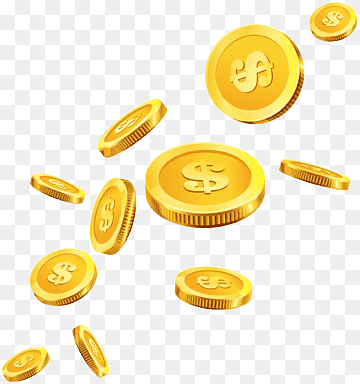
%> input picture 1.png, 360 x 384 px
$ octave problem8.m   (GNU Octave 9; MATLAB toolbox functions it lacks are replaced by stand-ins)
%> lines starting %> are read from the running program, lines starting %| are printed output that depends on the picture; in (x1, y1, x2, y2) boxes, pixels count from 0 and x2, y2 are one past the last pixel; in counts of white or black regions, pixels touching at a corner belong together; the program's own positions count from 1

%Write a MATLAB/Python program to read coins.png, leveling all coins and display area
%of all coins.
% Read the image
clc;
close all;
clear all;

image = imread('1.png');
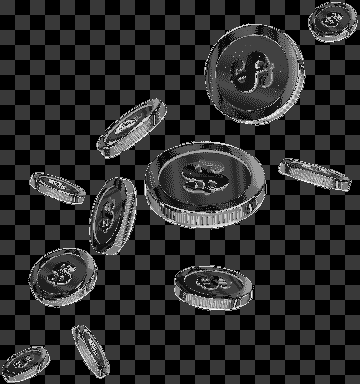
%> image: size 384x360 uint8; min 0, max 31, mean 5.4; drawn with min black and max white

% Apply Otsu's thresholding to segment the coins
threshold = graythresh(image);
%> threshold = 0.0431
binaryImage = imbinarize(image, threshold);
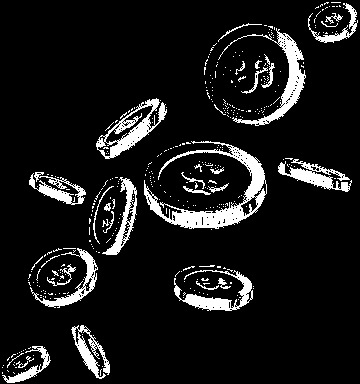
%> binaryImage: size 384x360 logical; 9.6% white; 384 white regions (348 under 20 px), largest, box (x1, y1, x2, y2) and area: (144, 141, 267, 229) 2672, (218, 28, 306, 126) 1459, (96, 98, 167, 159) 1265

% Label connected components
labeledImage = bwlabel(binaryImage);
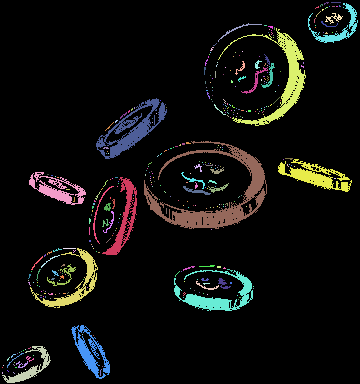
%> labeledImage: size 384x360 double; 385 distinct labels, from 0 to 384; one colour per label, 0 black

% Measure properties of coins
properties = regionprops(labeledImage, 'Area');
%> properties = 384 regions; largest, Area: 2672, 1459, 1265, 1006, 909

% Display results
fprintf('Total number of coins: %d\n', numel(properties));
%| Total number of coins: 384
for i = 1:numel(properties)
    fprintf('Coin %d:\n', i);
    fprintf('   Area: %.2f pixels\n', properties(i).Area);
end
%> this loop made 384 passes
%> (printed output is left out)

% Display the labeled image
imshow(label2rgb(labeledImage));
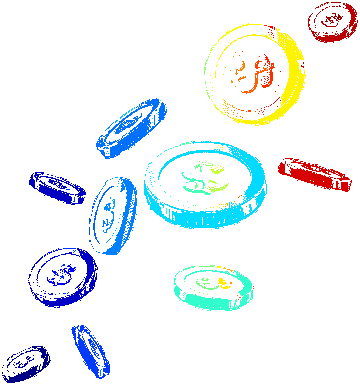
%> displayed picture: size 384x360x3, on the screen's scale of 0 to 255; mean R, G, B 237.4, 243.1, 246.4
title('Segmented Coins');

$ run again, with 2.png copied over 1.png
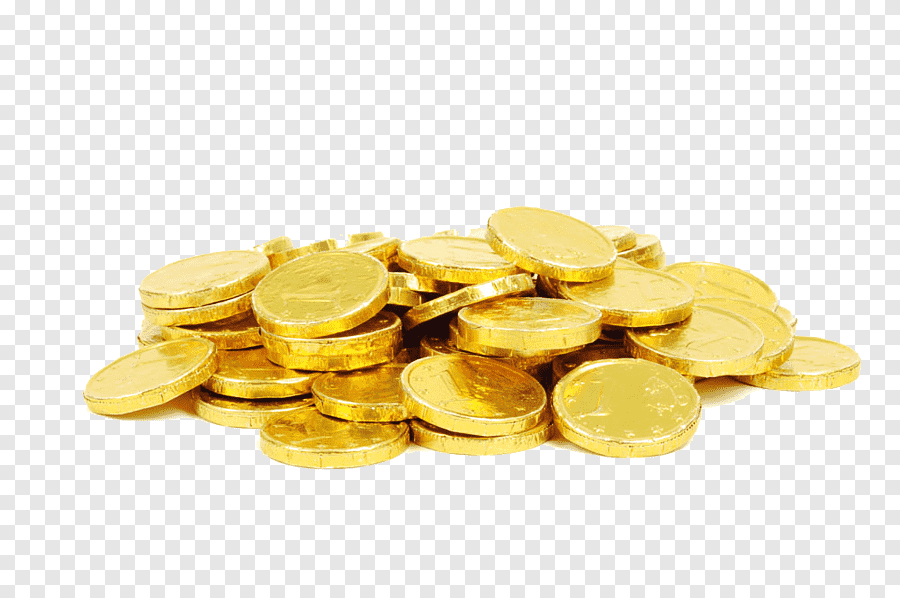
%> input picture 2.png, 900 x 598 px
%> threshold = 0.0549
%> binaryImage: size 598x900 logical; 12% white; 1520 white regions (1468 under 20 px), largest, box (x1, y1, x2, y2) and area: (86, 211, 861, 460) 57873, (82, 376, 157, 404) 236, (307, 238, 344, 254) 191
%> `labeledImage = bwlabel(binaryImage);`:
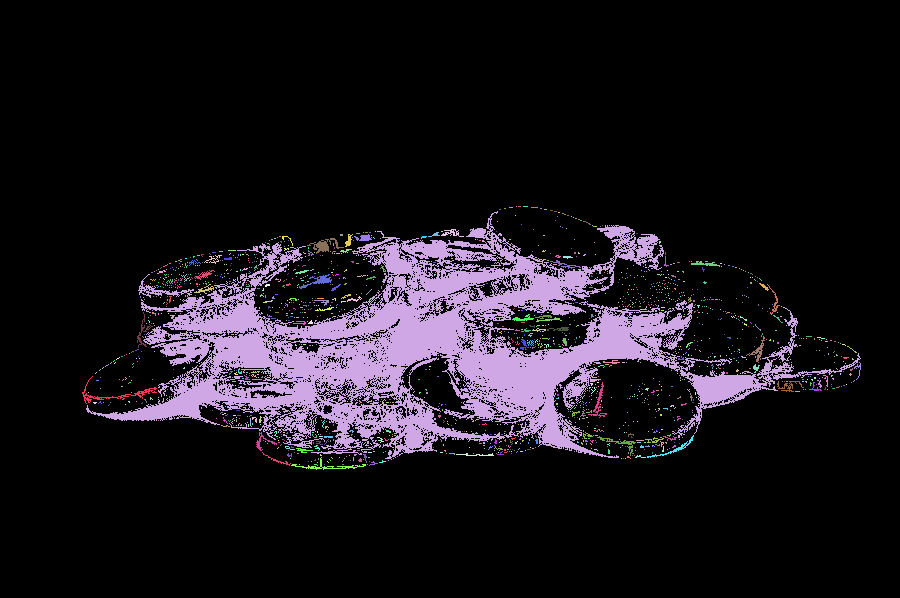
%> labeledImage: size 598x900 double; 1521 distinct labels, from 0 to 1520; one colour per label, 0 black
%> properties = 1520 regions; largest, Area: 57873, 236, 191, 167, 146
%| Total number of coins: 1520
%> the loop `for i = 1:numel(properties)` made 1520 passes
%| Coin 1:
%|    Area: 236.00 pixels
%| Coin 2:
%|    Area: 57873.00 pixels
%| Coin 3:
%|    Area: 1.00 pixels
%> (further printed lines are left out)
%> `imshow(label2rgb(labeledImage));`:
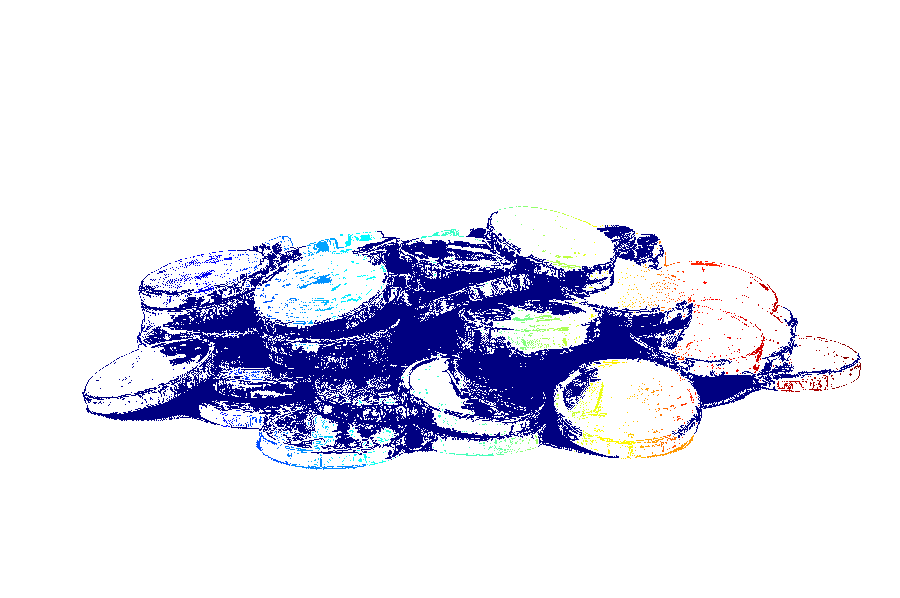
%> displayed picture: size 598x900x3, on the screen's scale of 0 to 255; mean R, G, B 225.7, 226.1, 240

$ run again, with rice.png copied over 1.png
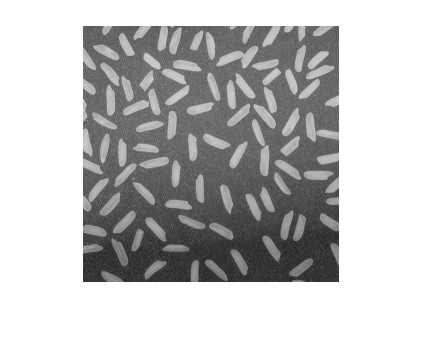
%> input picture rice.png, 422 x 339 px
%> threshold = 0.192
%> binaryImage: size 339x422 logical; 20% white; 1207 white regions (1140 under 20 px), largest, box (x1, y1, x2, y2) and area: (83, 119, 339, 282) 15417, (160, 59, 202, 110) 658, (288, 234, 339, 280) 623
%> `labeledImage = bwlabel(binaryImage);`:
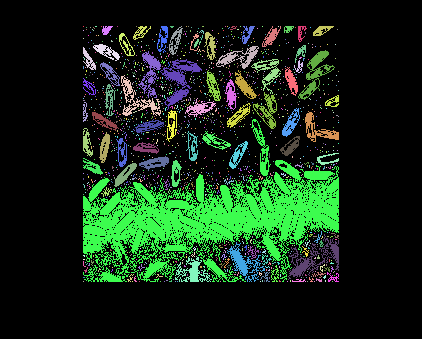
%> labeledImage: size 339x422 double; 1208 distinct labels, from 0 to 1207; one colour per label, 0 black
%> properties = 1207 regions; largest, Area: 15417, 658, 623, 505, 436
%| Total number of coins: 1207
%> the loop `for i = 1:numel(properties)` made 1207 passes
%| Coin 1:
%|    Area: 1.00 pixels
%| Coin 2:
%|    Area: 1.00 pixels
%| Coin 3:
%|    Area: 1.00 pixels
%> (further printed lines are left out)
%> `imshow(label2rgb(labeledImage));`:
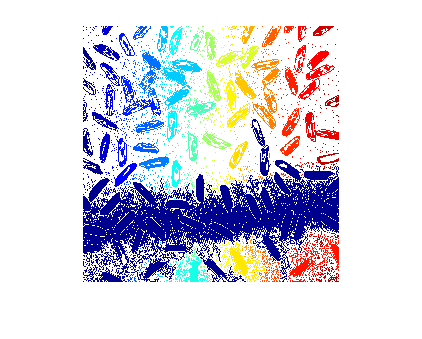
%> displayed picture: size 339x422x3, on the screen's scale of 0 to 255; mean R, G, B 215.6, 214.6, 229.9
